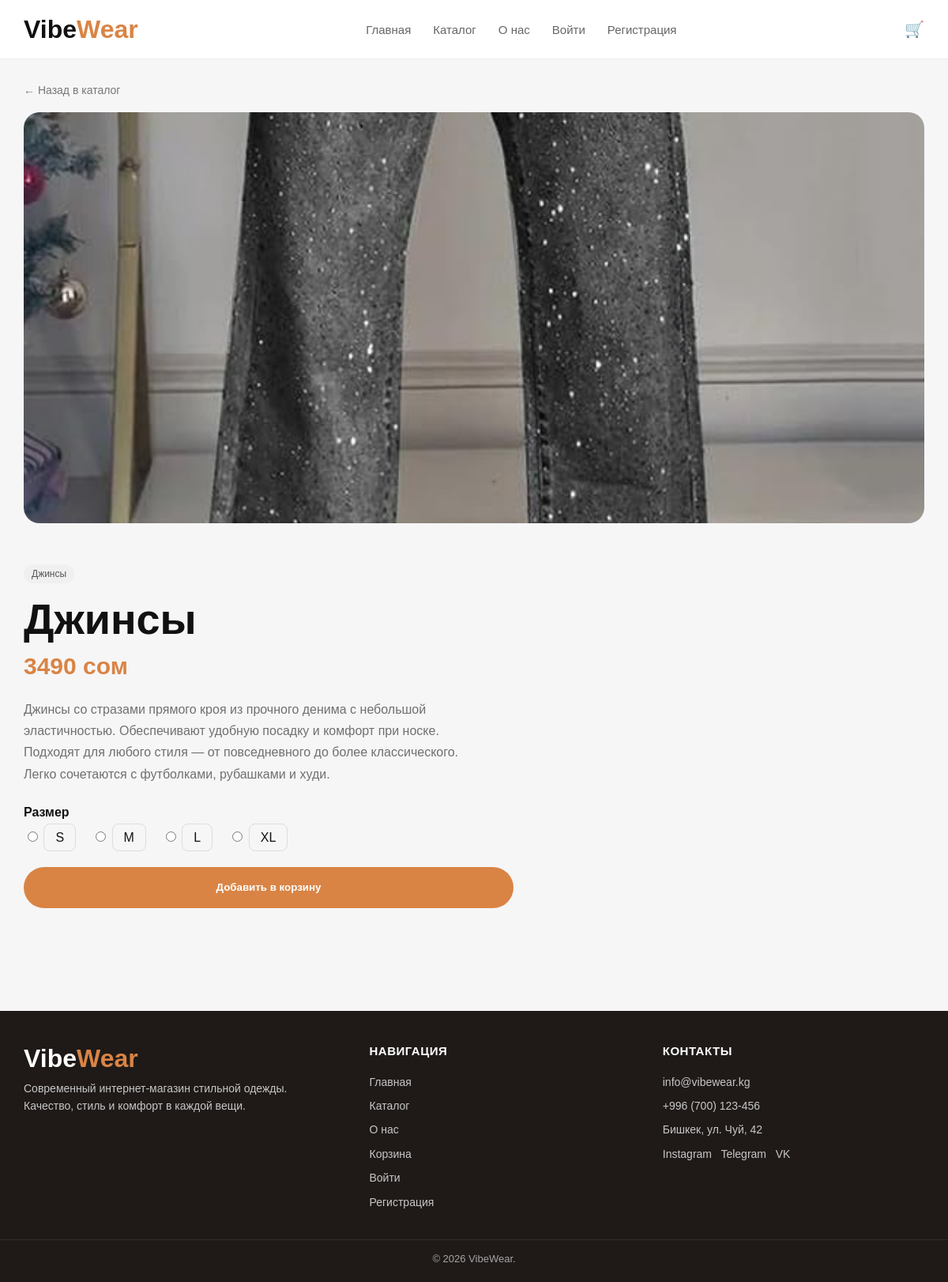
Screenshot of /product/4/ with the database file from the repository.
### shop/models.py (models this page shows, shortened)
class Product(models.Model):
    CATEGORY_CHOICES = [
        ("Футболки", "Футболки"),
        ("Худи", "Худи"),
        ("Джинсы", "Джинсы"),
        ("Куртки", "Куртки"),
        ("Обувь", "Обувь"),
        ("Рубашки", "Рубашки"),
        ("Штаны", "Штаны"),
        ("Свитшоты", "Свитшоты"),
    ]
    name = models.CharField(max_length=200, verbose_name="Название")
    price = models.PositiveIntegerField(verbose_name="Цена")
    category = models.CharField(max_length=50, choices=CATEGORY_CHOICES, verbose_name="Категория")
    image = models.CharField(max_length=255, verbose_name="Путь к картинке")
    description = models.TextField(verbose_name="Описание")

### shop/views.py (the view)
# urls.py: path("product/<int:id>/", views.product, name="product"),
def product(request, id):
    product_data = Product.objects.filter(id=id).first()
    if not product_data:
        return redirect("catalog")
    added_product_id = request.session.get("added_product_id")
    return render(request, "product.html", {
        "product": product_data,
        "added_product_id": added_product_id,
    })

### shop/templates/product.html
{% extends 'base.html' %}
{% block content %}
<section class="product-page-wrap">
    <a href="{% url 'catalog' %}" class="back-link">← Назад в каталог</a>
    <div class="product-layout">
        <div class="product-image-box">
            <img src="{{ product.image }}" alt="{{ product.name }}">
        </div>
        <div class="product-info-box">
            <div class="tag product-tag">{{ product.category }}</div>
            <h1>{{ product.name }}</h1>
            <div class="product-price">{{ product.price }} сом</div>
            <p class="product-description">{{ product.description }}</p>
            <div class="sizes-title">Размер</div>
            <form method="get" action="{% url 'add_to_cart' product.id %}">
                <div class="sizes-row">
                    <label class="size-option">
                        <input type="radio" name="size" value="S" required>
                        <span class="size-btn">S</span>
                    </label>
                    <label class="size-option">
                        <input type="radio" name="size" value="M">
                        <span class="size-btn">M</span>
                    </label>
                    <label class="size-option">
                        <input type="radio" name="size" value="L">
                        <span class="size-btn">L</span>
                    </label>
                    <label class="size-option">
                        <input type="radio" name="size" value="XL">
                        <span class="size-btn">XL</span>
                    </label>
                </div>
                {% if added_product_id == product.id %}
                    <button type="submit" class="cart-btn success-btn">✓ Добавлено</button>
                {% else %}
                    <button type="submit" class="cart-btn">Добавить в корзину</button>
                {% endif %}
            </form>
        </div>
    </div>
</section>
{% endblock %}

### shop/static/css/style.css (style rules this page uses)
* { box-sizing: border-box; }
body { margin: 0; font-family: Arial, sans-serif; background: #f6f6f6; color: #111; }
a { text-decoration: none; color: inherit; }
.hero-btn, .checkout-btn, .cart-btn, .home-btn { display: inline-flex; align-items: center; justify-content: center; background: #d98445; color: #fff; border: none; border-radius: 999px; height: 52px; padding: 0 26px; font-weight: 700; cursor: pointer; }
.tag { position: absolute; top: 10px; left: 10px; background: #f0f0f0; color: #555; border-radius: 999px; padding: 5px 10px; font-size: 12px; z-index: 2; }
.product-page-wrap, .success-page-wrap { max-width: 1380px; margin: 0 auto; padding: 30px 30px 60px; }
.back-link { display: inline-block; color: #777; margin-bottom: 20px; font-size: 14px; }
.product-layout { display: grid; grid-template-columns: 1.05fr 1fr; gap: 48px; align-items: center; }
.product-image-box img { width: 100%; height: 720px; object-fit: cover; border-radius: 20px; }
.product-info-box h1 { margin: 14px 0 12px; font-size: 54px; font-weight: 800; }
.product-price { color: #d98445; font-size: 30px; font-weight: 800; margin-bottom: 24px; }
.product-description { color: #707070; line-height: 1.7; font-size: 16px; max-width: 560px; margin-bottom: 26px; }
.sizes-title { font-weight: 700; margin-bottom: 12px; }
.sizes-row { display: flex; gap: 12px; margin-bottom: 28px; }
.cart-btn { width: 100%; max-width: 620px; }
.product-tag { position: static; display: inline-block; }
@media (max-width: 1200px) { .product-layout { grid-template-columns: 1fr; } }
@media (max-width: 1200px) { .product-image-box img { height: 520px; } }
.size-btn { padding: 8px 14px; border: 1px solid #ddd; border-radius: 8px; cursor: pointer; margin-right: 8px; }

### rows the page displays
Product: image (picture), category "Джинсы", name "Джинсы", price "3490", description "Джинсы со стразами прямого кроя из прочного денима с небольшой эластичностью. Обеспечивают удобную посадку и комфорт при носке. Подходят для любого стиля — от повседневного до более классического. Легко сочетаются с футболками, рубашками и худи."
